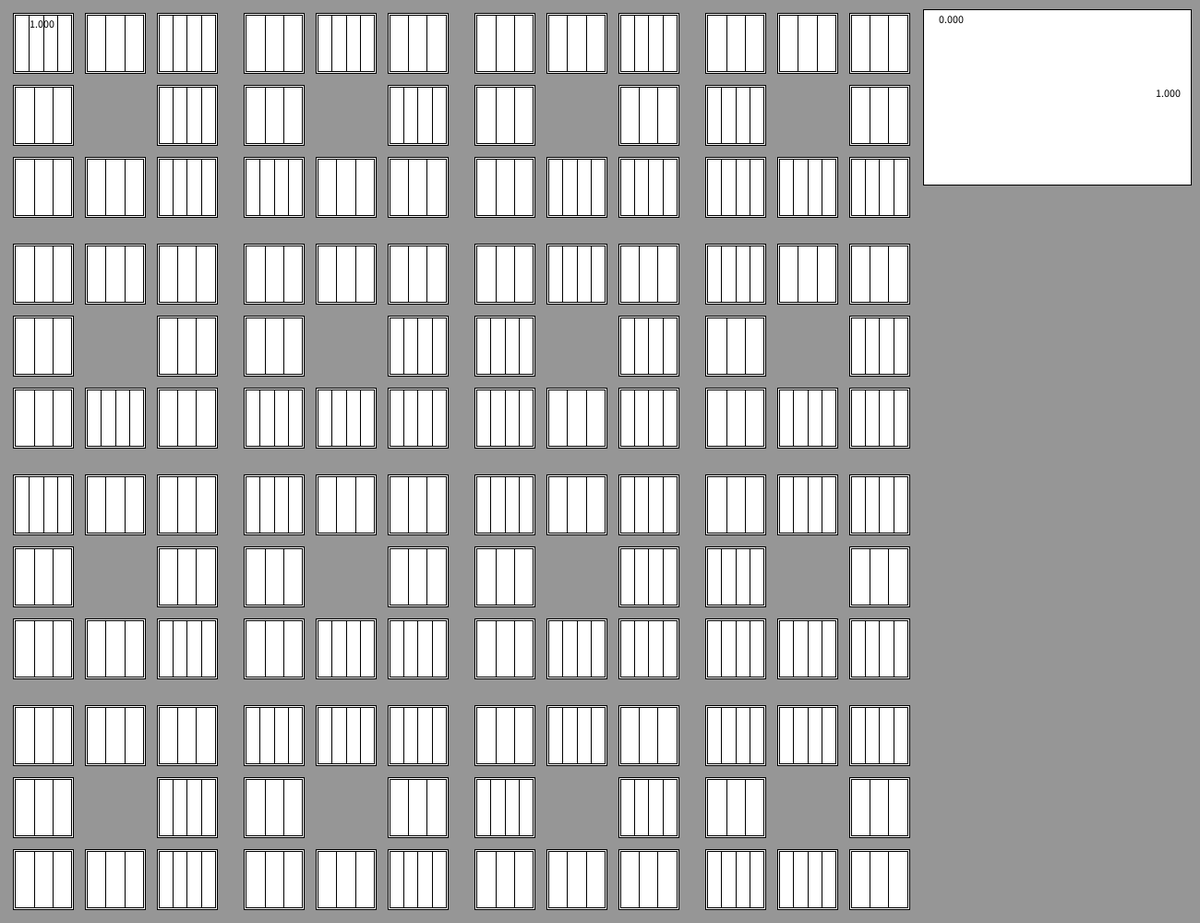
Frame 1 (no input)
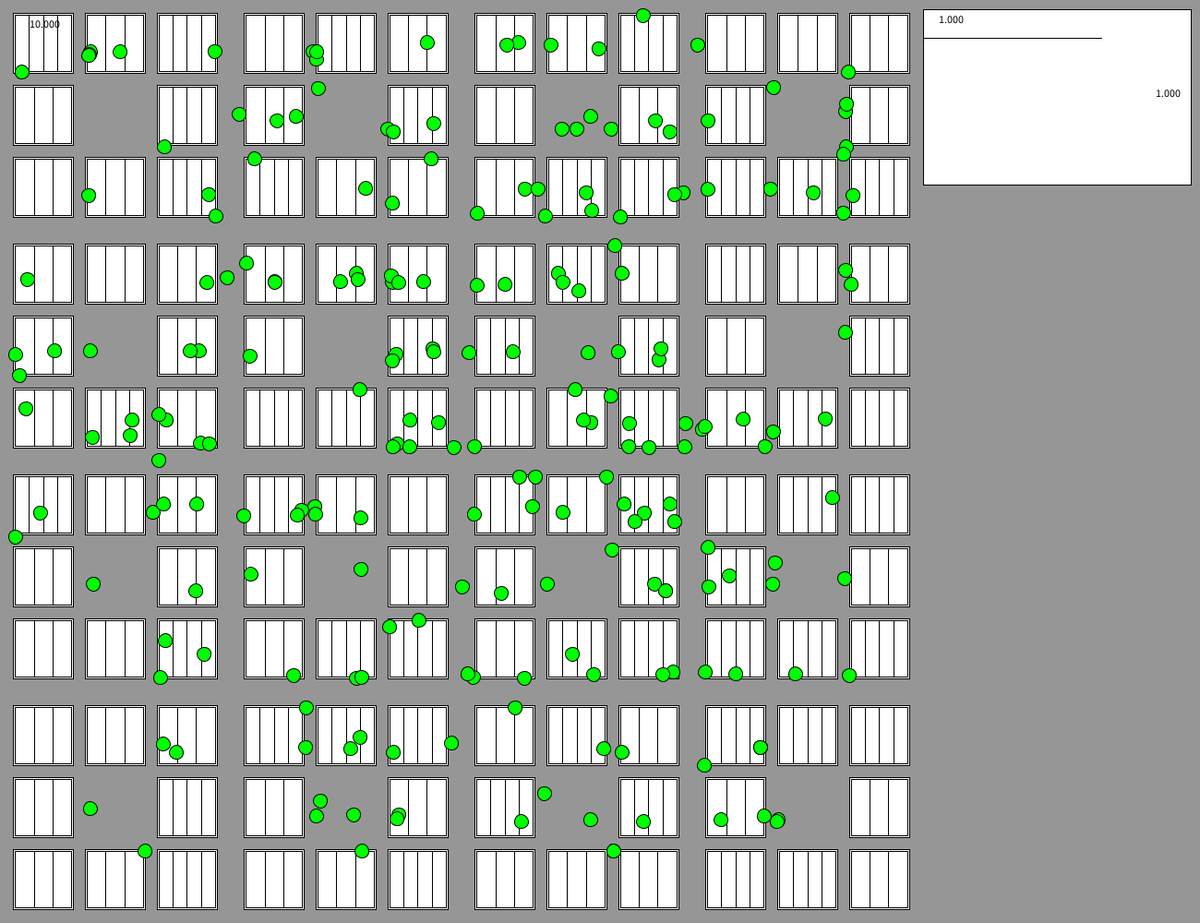
Frame 60 (the mouse pressed at the canvas centre just before this capture)
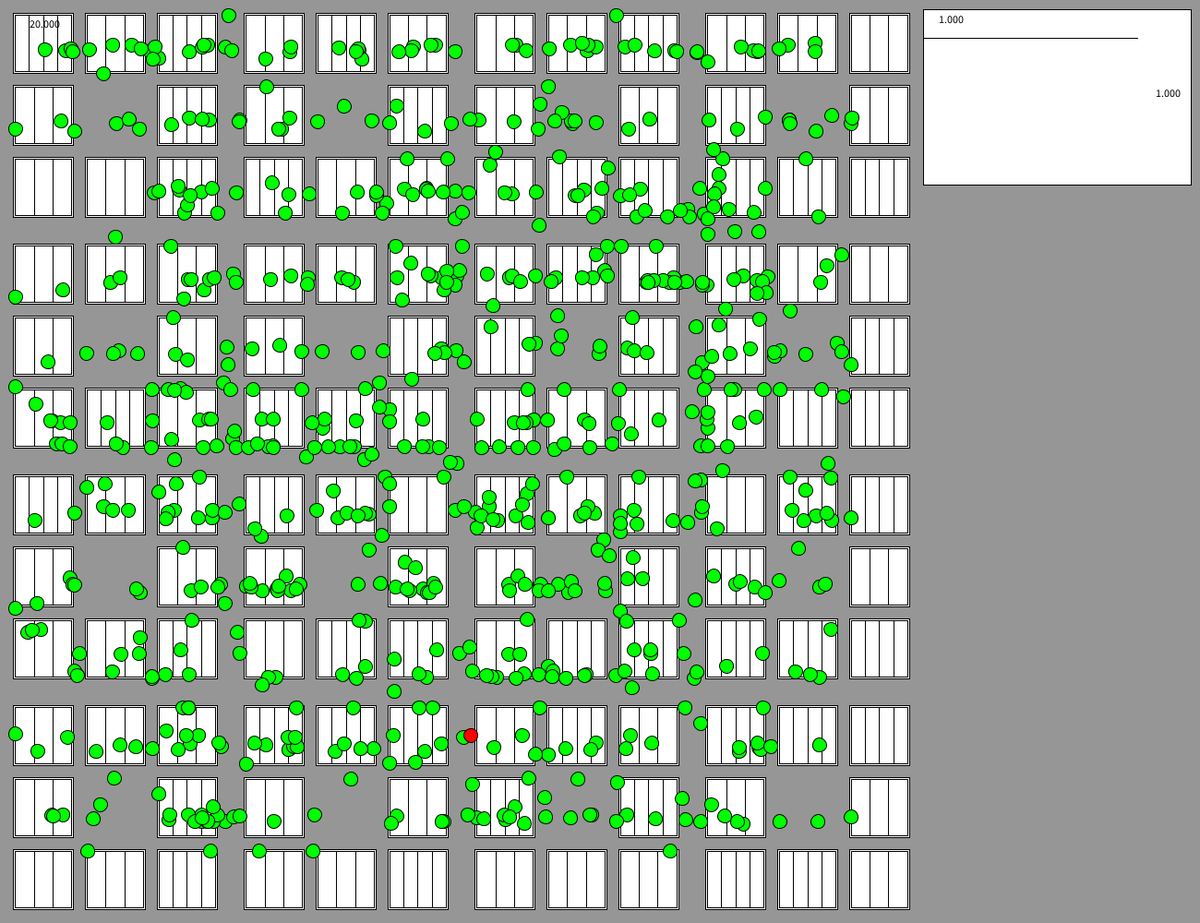
Frame 120 (the mouse held since frame 60 and released just before this capture)

The Processing sketch that drew these frames (run headless with seeded random() and noise(); from frame 60 on, the mouse is pressed at the canvas centre):

// Processing sketch: pandemic_simulation
// ── pandemic_simulation.pde
House h = new House(100, 100, 50, 50);
ArrayList<House> city = new ArrayList();
ArrayList<Person> people = new ArrayList();
float day = 50;
int pop = 1000;

float blocks = 4;

float transProb = 0.0012;

ArrayList<Float> cases = new ArrayList();

void setup(){
  size(1300, 1000);
  h.fillHouse(5);
  for(int i = 0; i<blocks; i++){
    float x  = 1000/blocks*i;
    float rw = 1000/blocks/15.0;
    float houseSize = (1000/blocks-4*rw)/3;
    for(int j = 0; j<blocks; j++){
      float y = 1000/blocks*j;
      for(int k = 0; k<3; k++){
        for(int l = 0; l<3; l++){
          if(!(k==1&&l==1)){
            House nhouse = new House(x+rw*l+rw+l*houseSize, y+rw*k+rw+k*houseSize, houseSize,houseSize);
            nhouse.fillHouse(floor(random(2,4)+1));
            city.add(nhouse);
          }
        }
      }
    }
  }
  for(int i = 0; i<pop; i++){
    people.add(new Person(city, day));
  }
  frameRate(50);
  people.get(floor(random(0, people.size()-1))).inf=true;
  cases.add(1.0);
}

void draw(){
  background(150);
  for(int i = 0; i<city.size(); i++){
    city.get(i).show();
    city.get(i).checkTransmission(transProb);
  }
 float inf = 0;
 for(int i = 0; i<people.size(); i++){
    people.get(i).show();
    people.get(i).act(frameCount%day);
    if(people.get(i).going){
      people.get(i).goToHouse(people.get(i).destination);
    }
    if(people.get(i).inf){
      inf++;
    }
  }
  if(frameCount%30==0){
    cases.add(inf);
  }
  graph(cases, pop*1.2, 1000, 10, 290, 190);
  push();
  fill(0);
  text(frameCount%day, 30, 30);
  pop();
}

// ── Grahs.pde
void graph(ArrayList<Float> cases,float max, float x, float y, float w, float h){
  max = 0;
 for(int i = 0; i<cases.size()-1; i++){
    if(cases.get(i)>max){
      max=cases.get(i);
    }    
  }
  max*=1.2;
  rect(x, y, w, h);
  for(int i = 0; i<cases.size()-1; i++){
    line(x+((float)i/(float)cases.size())*w, y+h-(cases.get(i)/max)*h, x+((float)(i+1)/(float)cases.size())*w, y+h-(cases.get(i+1)/max)*h);
   
  }
  push();
    fill(0);
    text(cases.get(cases.size()-1), x+w-40, y+0.5*h);
    text(max/1.2, x+15, y+15);
    pop();
}

// ── House.pde
class House{
  
  float x;
  float y;
  float w;
  float h;
  
  House(float posx,float posy,float  wid,float hei){
    this.x = posx;
    this.y = posy;
    this.w = wid;
    this.h = hei;
  }
  
  
  Room[] rooms;
  
  void fillHouse(int cap){
    rooms = new Room[cap];
    for(int i = 0; i<cap; i++){
      rooms[i]= new Room(i*(w)/cap,0, (w)/cap, h);
    }
  }
  
  void show(){

    rect(x-2, y-2, w+4, h+4);
    for(Room i: rooms){
      i.show(x,y);
    }
  }
  
  void persExit(Person x){
    for(int i = 0; i<rooms.length; i++){
      if(rooms[i].people.contains(x)){
       rooms[i].people.remove(x);
       return;
      }
    }
  }
  
  void checkTransmission(float prob){
    for(int i = 0; i<rooms.length; i++){
      for(int j = 0; j<rooms[i].people.size(); j++){
        if(rooms[i].people.get(j).inf){
          for(int k = 0; k<rooms[i].people.size(); k++){
            if(random(0,1)<prob){
              if(!rooms[i].people.get(k).inf&&!rooms[i].people.get(k).immune){
                rooms[i].people.get(k).inf=true;
                rooms[i].people.get(k).timeOfInfection = frameCount;      
              }
            }
          }
        }
      }
    }
  }
  
  
}

// ── Room.pde
class Room{
  
  float x;
  float y;
  float w;
  float h;
  
  Room(float posx,float posy,float  wid,float hei){
    this.x = posx;
    this.y = posy;
    this.w = wid;
    this.h = hei;
  }

  ArrayList<Person> people = new ArrayList();
  
  void show(float hx, float hy){
    rect(hx+x, hy+y, w, h);
    
  }
}

// ── person.pde
class Person{
  float x,y;
  
  Boolean inf;
  Boolean going;
  Boolean isIndoors;
  Boolean immune = false;
  
  House workplace;
  House home;
  Room office;
  Room apt;
  
  int timeOfInfection;
  
  House destination;
  
  float startWork, endWork;
  
  
  
  Person(ArrayList<House> city, float day){
    giveLife(city, day);
    x=home.x+apt.x;
    y=home.y+apt.y;
    apt.people.add(this);
    isIndoors = true;
    going = false;
  }
  
  void giveLife(ArrayList<House> city, float day){
    workplace = city.get(floor(random(0, city.size())));
    home =city.get(floor(random(0, city.size())));
    office = workplace.rooms[floor(random(0, workplace.rooms.length))];
    apt = home.rooms[floor(random(0, home.rooms.length))];
    startWork = random(day/6.0, day/2.0);
    endWork = random(day/2.0, day-day/6.0);
    inf=false;
  }
  
  void show(){
    if(!isIndoors){
      push();
      if(inf){
      fill(255, 0, 0);
      }else if(!immune){
      fill(0, 255, 0);
      }else{
      fill(0,0,255);
      }
      circle(x, y, 15);
      pop();
    }
  }
  
  
  void startCommute(House start, House dest){
  isIndoors = false;
  going=true;
  start.persExit(this);
  destination = dest;
  reachedX = false;
  }
  
  boolean reachedX = false;

  void move(float dx, float dy){
    x+=(dx-x)/5;
    y+=(dy-y)/5;
  }
  
  void goToHouse(House dest){
 println(sqrt(sq(dest.x-x)+sq(dest.y-y)));
  if(sqrt(sq(dest.x-x)+sq(dest.y-y))>40){
    if(!reachedX){
      move(dest.x,y);
      if(abs(dest.x-x)<40){
       reachedX=true;
      }
    }else{
      move(dest.x, dest.y);
    }
  }else{
    arrive(dest);
  }
  }
  void arrive(House dest){
    isIndoors=true;
    going = false;
    destination = null;
    for(Room r: dest.rooms){
      if(r == office){
        r.people.add(this);
      }
      if(r == apt){
        r.people.add(this);
      }
    }
    
  }
  
  void act(float time){
    if(frameCount>timeOfInfection+200 && inf){
      inf=false;
      immune = true;
    }
    if(frameCount>timeOfInfection+500 && immune){
      immune = false;

    }
    if(abs(time-startWork)<3&&isIndoors){
      startCommute(home, workplace);
    }
    if(abs(time-endWork)<3&&isIndoors){
      startCommute(workplace, home);
    }
  }
  
}
